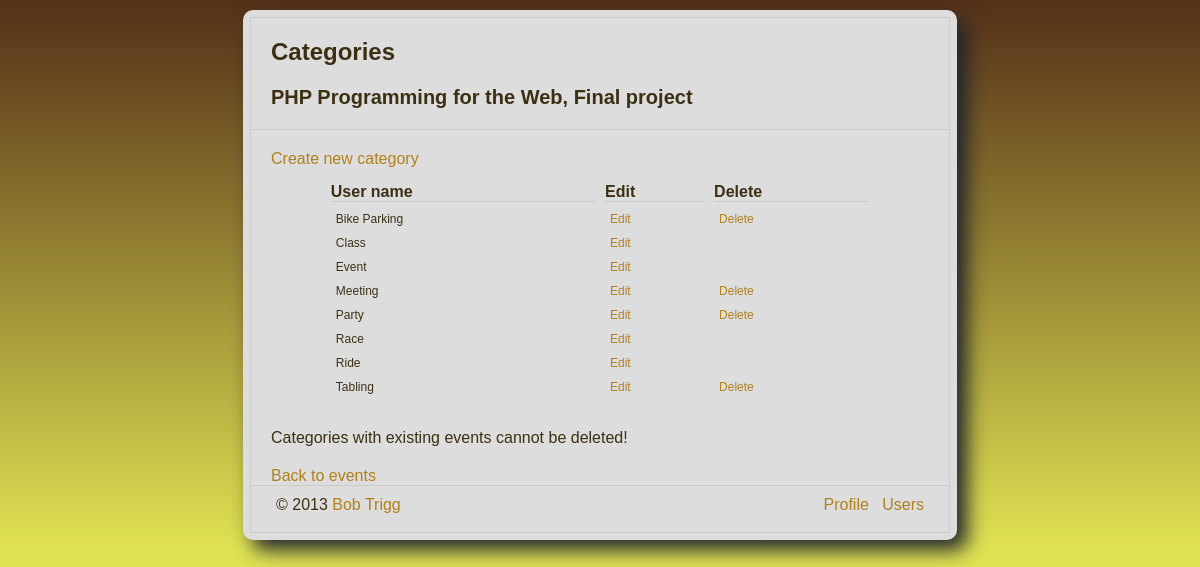
Page /list_categories.php (signed in) on the committed database.
### tables this page shows
CREATE TABLE IF NOT EXISTS `category` (
  `cat_id` smallint(5) unsigned NOT NULL AUTO_INCREMENT,
  `cat_name` varchar(20) NOT NULL,
  PRIMARY KEY (`cat_id`),
  UNIQUE KEY `cat_name` (`cat_name`)
);

### includes/check_access_level.inc.php (called while the page is built, shortened)
<?php
if (isset($_SESSION['username'])) {
	if (isset($_SESSION['access_level'])) {
		if ($_SESSION['access_level'] == '1') {
			$is_editor = true;
		} elseif ($_SESSION['access_level'] == '2') {
			$is_admin = false;
			$is_editor = true;
		}
	}
}
?>

### includes/set_page_vars.inc.php (called while the page is built)
<?php
if ($total_num_rows > ROWS_PER_PAGE) {
	$start_rec = (($page_num - 1) * ROWS_PER_PAGE);
	$num_page_rows = min(($total_num_rows - $start_rec), ROWS_PER_PAGE);
} else {
	$start_rec = 0;
	$num_page_rows = $total_num_rows;
}
?>

### includes/db_functions.inc.php (called while the page is built, shortened)
<?php
function return_resource($dbc, $query_string) {
	$user_resource = mysqli_query($dbc, $query_string);
	if ($user_resource) {
		return mysqli_fetch_array($user_resource);
	} else {
		return false;
	}
}
function get_num_rows($dbc, $table_name, $where_clause=NULL) {
		$query_string = "SELECT count(*) " .
						" FROM $table_name ";
		if (!is_null($where_clause)) {
			$query_string .= $where_clause;
		}
		$return_array = return_resource($dbc, $query_string);
		return $return_array[0];
	}
function get_list($dbc, $table_name, $start_rec = 1, $num_rows = ROWS_PER_PAGE, $sort_field = NULL, $join_clause = NULL, $where_clause=NULL) {
		$query_string = "SELECT * FROM $table_name ";
		$query_string .= " LIMIT $start_rec, $num_rows ";
		return mysqli_query($dbc, $query_string);
	}
?>

### list_categories.php (the view, shortened to what this page needs)
<?php
include('includes/check_access_level.inc.php');
require_once('includes/db_functions.inc.php');
include('includes/header.inc.php');
if (isset($_GET['page_num'])) {
	$page_num = $_GET['page_num'];
} else {
	$page_num = 1;
}
$total_num_rows = get_num_rows($dbc, 'category');
require_once('includes/set_page_vars.inc.php');
$row_resource = get_list($dbc, 'category', $start_rec, $num_page_rows);
?>
<p><a href="create_cat.php">Create new category</a></p>
<table id="datatable" width="80%" cellspacing="10" cellpadding="0" border="0">
  <tr>
    <th>User name</th>
	<?php if ($is_editor) {   ?>
		<th>Edit</th>
		<th>Delete</th>
	<?php } ?>
  </tr>
<?php
while ($category = mysqli_fetch_array($row_resource)) {
	echo "  <tr>\n";
	echo "    <td>" . $category['cat_name'] . "</td>\n";
	if ($is_editor) {
		echo "    <td><a href=\"edit_cat.php?id=" . $category['cat_id'] . "\">Edit</a></td>\n";
		if (get_num_rows($dbc,'events','WHERE cat_id = ' . $category['cat_id']) == 0) {
			echo "    <td><a href=\"delete_cat.php?id=" . $category['cat_id'] . "\">Delete</a></td>\n";
		}
	}
	echo "  </tr>\n\n";
}
?>
</table>
<p>Categories with existing events cannot be deleted!</p>
<p><a href="list_events.php">Back to events</a><br></p>
<?php
include('includes/footer.inc.php');
?>

### css/style.css (style rules this page uses)
* { border:0; margin:0; padding:0; }
a { color:#B0811C; text-decoration:none; }
body { color:#3c3014; background: #F5F0BC url(../images/BlueSwirls.gif); font-family: Calibri, Verdana, Arial, sans-serif; font-size: 100%; }
#content p { padding:20px 20px 0 20px; }
#datatable { margin: 5px auto; }
#datatable th { text-align: left; font-weight: bold; border-bottom: 1px solid #ccc; }
#datatable td { font-size: 75%; padding: 0 5px; }

### css/form.css (style rules this page uses)
body { background: #dfe252; background: -webkit-linear-gradient(#543019,#dfe252) no-repeat, #dfe252; background: -moz-linear-gradient(#543019,#dfe252) no-repeat, #dfe252; background: -ms-linear-gradient(#543019,#dfe252) no-repeat, #dfe252; background: -o-linear-gradient(#543019,#dfe252) no-repeat, #dfe252; background: linear-gradient(#543019,#dfe252) no-repeat, #dfe252; filter: progid:DXImageTransform.Microsoft.gradient( startColorstr='#543019',endColorstr='#dfe252',GradientType=0 ); }

### rows in the picture
category: cat_name "Bike Parking"
category: cat_name "Class"
category: cat_name "Event"
category: cat_name "Meeting"
category: cat_name "Party"
category: cat_name "Race"
category: cat_name "Ride"
category: cat_name "Tabling"

### other values in the picture
$header_title "Categories"
$header_subtitle "PHP Programming for the Web, Final project"
